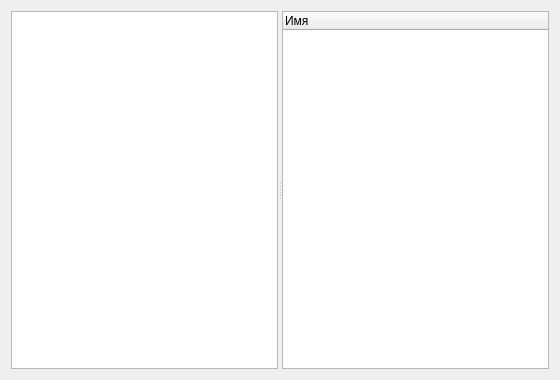
<?xml version="1.0" encoding="UTF-8"?>
<ui version="4.0"><class>Dialog</class><widget class="QDialog" name="Dialog"><property name="geometry"><rect><x>0</x><y>0</y><width>560</width><height>380</height></rect></property><property name="windowTitle"><string>#120 mixed/205_splitter_h</string></property><layout class="QVBoxLayout" name="verticalLayout"><property name="leftMargin"><number>11</number></property><property name="topMargin"><number>11</number></property><property name="rightMargin"><number>11</number></property><property name="bottomMargin"><number>11</number></property><property name="spacing"><number>6</number></property><item><widget class="QSplitter" name="splitter"><property name="orientation"><enum>Qt::Orientation::Horizontal</enum></property><widget class="QListWidget" name="leftList"></widget><widget class="QTreeWidget" name="rightTree"><column><property name="text"><string>Имя</string></property></column></widget></widget></item></layout></widget></ui>
